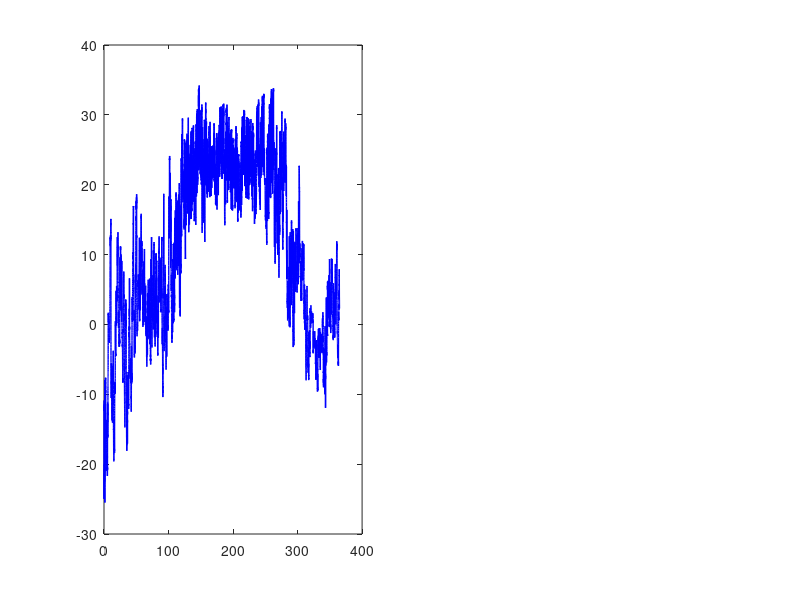

Source code (MATLAB): (Note: this script raises an error after producing the figure.)
%figure 3 : 5/5/21
% Illustrate original Ta forcing data and simplified Ta 
% to N=2, 3, 4, and 5 levels  of quantization for growing season.

clear 
close all

load T
load Ta_crop
load quantdata

steps_per_day = 4*24; %15 minute data, each day
step = 1/steps_per_day; %15 minute step
X=0.01041:step:365;
figure(1)
subplot(4,2,[1,3,5,7]);
plot(X,Ta_crop,'b','LineWidth',1)
hold on
xline(X(1,14305),'r','LineWidth',1);
xline(X(1,24000),'r','LineWidth',1);
annotation('rectangle', [0.266, 0.62, 0.0935, 0.22],'Color','r')
xlabel('Day of Year', 'FontSize',12,'FontWeight','bold') 
ylabel({'a)';'Temperature (\circ C) '}, 'FontSize',12,'FontWeight','bold')
xlim([1 365]);
hold off
 
subplot(4,2,2);
plot(X(1,14305:24000),Ta_Q(:,1),'b','LineWidth',1)
ax = gca;
ax.YColor = 'r';
ax.YAxis.LineWidth = 1.5;
ylabel({'b)';'N=2'}, 'FontSize',12,'FontWeight','bold','Color','k')
ylim([15 30])
xlim([150 250]);

subplot(4,2,4);
plot(X(1,14305:24000),Ta_Q(:,2),'b','LineWidth',1)
ax = gca;
ax.YColor = 'r';
ax.YAxis.LineWidth = 1.5;
ylabel({'c)';'N=3'}, 'FontSize',12,'FontWeight','bold','Color','k')
ylim([15 30])
xlim([150 250]);

subplot(4,2,6);
plot(X(1,14305:24000),Ta_Q(:,3),'b','LineWidth',1)
ax = gca;
ax.YColor = 'r';
ax.YAxis.LineWidth = 1.5;
ylabel({'d)';'N=4'}, 'FontSize',12,'FontWeight','bold','Color','k')
ylim([15 30])
xlim([150 250]);

subplot(4,2,8);
plot(X(1,14305:24000),Ta_Q(:,4),'b','LineWidth',1)
xlabel('Day of Year', 'FontSize',12,'FontWeight','bold')
ax = gca;
ax.YColor = 'r';
ax.YAxis.LineWidth = 1.5;
ylabel({'e)';'N=5'}, 'FontSize',12,'FontWeight','bold','Color','k')
ylim([15 30])
xlim([150 250]);